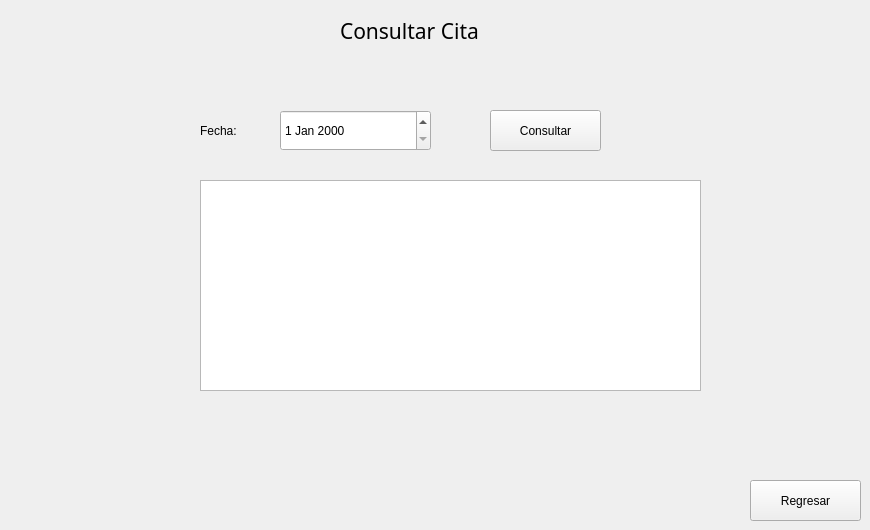
    <widget class="QWidget" name="ConsultarCita">
     <widget class="QLabel" name="label_90">
      <property name="geometry">
       <rect>
        <x>340</x>
        <y>10</y>
        <width>211</width>
        <height>41</height>
       </rect>
      </property>
      <property name="font">
       <font>
        <family>Segoe UI Black</family>
        <pointsize>16</pointsize>
       </font>
      </property>
      <property name="text">
       <string>Consultar Cita</string>
      </property>
     </widget>
     <widget class="QLabel" name="label_91">
      <property name="geometry">
       <rect>
        <x>200</x>
        <y>120</y>
        <width>91</width>
        <height>21</height>
       </rect>
      </property>
      <property name="styleSheet">
       <string notr="true">color: rgb(0, 0, 0);
font: 700 11pt &quot;Segoe UI&quot;;</string>
      </property>
      <property name="text">
       <string>Fecha:</string>
      </property>
     </widget>
     <widget class="QPushButton" name="pushButton_66">
      <property name="geometry">
       <rect>
        <x>490</x>
        <y>110</y>
        <width>111</width>
        <height>41</height>
       </rect>
      </property>
      <property name="text">
       <string>Consultar</string>
      </property>
     </widget>
     <widget class="QTextBrowser" name="textBrowser_2">
      <property name="geometry">
       <rect>
        <x>200</x>
        <y>180</y>
        <width>501</width>
        <height>211</height>
       </rect>
      </property>
     </widget>
     <widget class="QPushButton" name="pushButton_67">
      <property name="geometry">
       <rect>
        <x>750</x>
        <y>480</y>
        <width>111</width>
        <height>41</height>
       </rect>
      </property>
      <property name="text">
       <string>Regresar</string>
      </property>
     </widget>
     <widget class="QDateEdit" name="dateEdit_7">
      <property name="geometry">
       <rect>
        <x>280</x>
        <y>110</y>
        <width>151</width>
        <height>41</height>
       </rect>
      </property>
     </widget>
    </widget>
